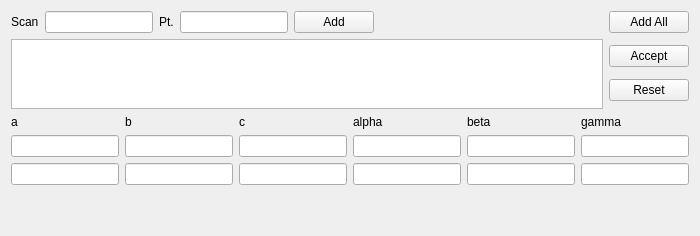
          <widget class="QWidget" name="tab_3">
           <attribute name="title">
            <string>Refine UB</string>
           </attribute>
           <layout class="QGridLayout" name="gridLayout_8">
            <item row="0" column="0">
             <layout class="QVBoxLayout" name="verticalLayout_6">
              <item>
               <layout class="QHBoxLayout" name="horizontalLayout_14">
                <item>
                 <widget class="QLabel" name="label_14">
                  <property name="text">
                   <string>Scan</string>
                  </property>
                 </widget>
                </item>
                <item>
                 <widget class="QLineEdit" name="lineEdit_scanRefineUB">
                  <property name="sizePolicy">
                   <sizepolicy hsizetype="Maximum" vsizetype="Fixed">
                    <horstretch>0</horstretch>
                    <verstretch>0</verstretch>
                   </sizepolicy>
                  </property>
                 </widget>
                </item>
                <item>
                 <widget class="QLabel" name="label_13">
                  <property name="text">
                   <string>Pt.</string>
                  </property>
                 </widget>
                </item>
                <item>
                 <widget class="QLineEdit" name="lineEdit_ptRefineUB">
                  <property name="sizePolicy">
                   <sizepolicy hsizetype="Preferred" vsizetype="Fixed">
                    <horstretch>0</horstretch>
                    <verstretch>0</verstretch>
                   </sizepolicy>
                  </property>
                 </widget>
                </item>
                <item>
                 <widget class="QPushButton" name="pushButton_addToRefine">
                  <property name="toolTip">
                   <string>&lt;html&gt;&lt;head/&gt;&lt;body&gt;&lt;p&gt;Add a data point or data points (defined by scan number and pt number) to the list to refine UB matrix; &lt;/p&gt;&lt;p&gt;&lt;br/&gt;&lt;/p&gt;&lt;p&gt;Scan number can be a list of integers;&lt;/p&gt;&lt;p&gt;&lt;br/&gt;&lt;/p&gt;&lt;p&gt;Pt number can be empty such that all Pt. of that scan will be searched for peak and then used to refine UB matrix&lt;/p&gt;&lt;/body&gt;&lt;/html&gt;</string>
                  </property>
                  <property name="text">
                   <string>Add</string>
                  </property>
                 </widget>
                </item>
                <item>
                 <spacer name="horizontalSpacer_3">
                  <property name="orientation">
                   <enum>Qt::Horizontal</enum>
                  </property>
                  <property name="sizeHint" stdset="0">
                   <size>
                    <width>40</width>
                    <height>20</height>
                   </size>
                  </property>
                 </spacer>
                </item>
                <item>
                 <widget class="QPushButton" name="pushButton_addAllRefineUB">
                  <property name="text">
                   <string>Add All</string>
                  </property>
                 </widget>
                </item>
               </layout>
              </item>
              <item>
               <layout class="QHBoxLayout" name="horizontalLayout_15">
                <item>
                 <layout class="QVBoxLayout" name="verticalLayout_7">
                  <item>
                   <widget class="QTableView" name="tableView_refinedUB">
                    <property name="sizePolicy">
                     <sizepolicy hsizetype="Expanding" vsizetype="Preferred">
                      <horstretch>0</horstretch>
                      <verstretch>0</verstretch>
                     </sizepolicy>
                    </property>
                   </widget>
                  </item>
                 </layout>
                </item>
                <item>
                 <layout class="QVBoxLayout" name="verticalLayout_10">
                  <item>
                   <widget class="QPushButton" name="pushButton">
                    <property name="text">
                     <string>Accept</string>
                    </property>
                   </widget>
                  </item>
                  <item>
                   <widget class="QPushButton" name="pushButton_2">
                    <property name="text">
                     <string>Reset</string>
                    </property>
                   </widget>
                  </item>
                 </layout>
                </item>
               </layout>
              </item>
              <item>
               <layout class="QGridLayout" name="gridLayout_7">
                <item row="0" column="0">
                 <widget class="QLabel" name="label_17">
                  <property name="text">
                   <string>a</string>
                  </property>
                 </widget>
                </item>
                <item row="0" column="2">
                 <widget class="QLabel" name="label_19">
                  <property name="text">
                   <string>c</string>
                  </property>
                 </widget>
                </item>
                <item row="0" column="4">
                 <widget class="QLabel" name="label_21">
                  <property name="text">
                   <string>beta</string>
                  </property>
                 </widget>
                </item>
                <item row="0" column="1">
                 <widget class="QLabel" name="label_18">
                  <property name="text">
                   <string>b</string>
                  </property>
                 </widget>
                </item>
                <item row="0" column="3">
                 <widget class="QLabel" name="label_20">
                  <property name="text">
                   <string>alpha</string>
                  </property>
                 </widget>
                </item>
                <item row="0" column="5">
                 <widget class="QLabel" name="label_22">
                  <property name="text">
                   <string>gamma</string>
                  </property>
                 </widget>
                </item>
                <item row="1" column="1">
                 <widget class="QLineEdit" name="lineEdit_bUnitCell"/>
                </item>
                <item row="1" column="2">
                 <widget class="QLineEdit" name="lineEdit_cUnitCell"/>
                </item>
                <item row="1" column="3">
                 <widget class="QLineEdit" name="lineEdit_alphaUnitCell"/>
                </item>
                <item row="2" column="1">
                 <widget class="QLineEdit" name="lineEdit_bError"/>
                </item>
                <item row="1" column="4">
                 <widget class="QLineEdit" name="lineEdit_betaUnitCell"/>
                </item>
                <item row="1" column="0">
                 <widget class="QLineEdit" name="lineEdit_aUnitCell"/>
                </item>
                <item row="2" column="2">
                 <widget class="QLineEdit" name="lineEdit_cError"/>
                </item>
                <item row="2" column="0">
                 <widget class="QLineEdit" name="lineEdit_aError"/>
                </item>
                <item row="2" column="3">
                 <widget class="QLineEdit" name="lineEdit_alphaError"/>
                </item>
                <item row="2" column="4">
                 <widget class="QLineEdit" name="lineEdit_betaError"/>
                </item>
                <item row="1" column="5">
                 <widget class="QLineEdit" name="lineEdit_gammaUnitCell"/>
                </item>
                <item row="2" column="5">
                 <widget class="QLineEdit" name="lineEdit_gammaError"/>
                </item>
               </layout>
              </item>
             </layout>
            </item>
            <item row="1" column="0">
             <spacer name="verticalSpacer_3">
              <property name="orientation">
               <enum>Qt::Vertical</enum>
              </property>
              <property name="sizeHint" stdset="0">
               <size>
                <width>20</width>
                <height>40</height>
               </size>
              </property>
             </spacer>
            </item>
           </layout>
          </widget>
